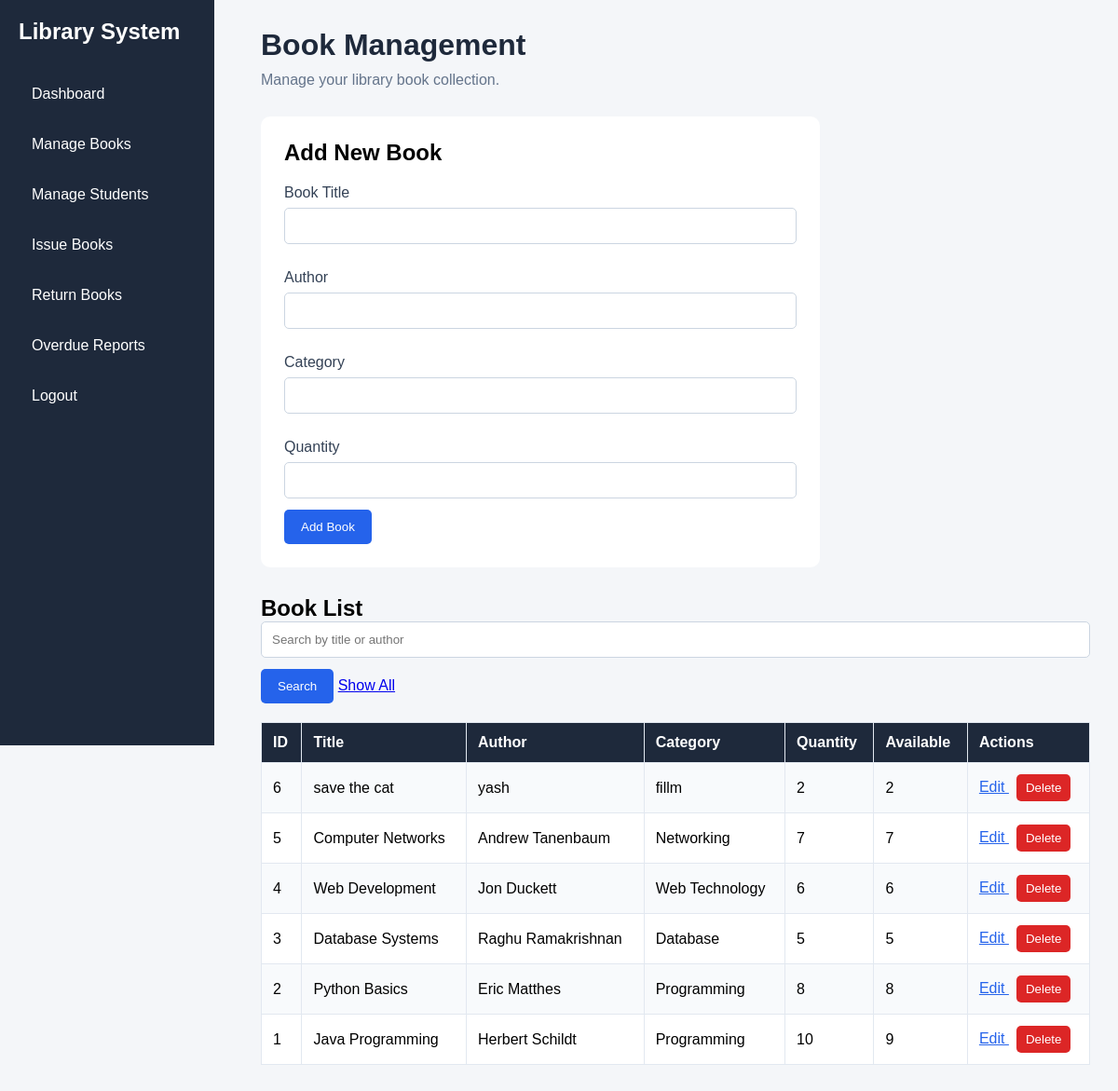
The page /books.php on the database its author committed.
### tables this page shows
CREATE TABLE `books` (
  `book_id` int(11) NOT NULL,
  `title` varchar(150) NOT NULL,
  `author` varchar(100) NOT NULL,
  `category` varchar(100) DEFAULT NULL,
  `quantity` int(11) NOT NULL,
  `available_quantity` int(11) NOT NULL
);

### books.php (the view, shortened to what this page needs)
<?php
include 'db.php';
$edit_book = null;
$search = trim($_GET['search'] ?? '');
if ($search !== "") {
    $stmt = mysqli_prepare($conn,
        "SELECT * FROM books
        WHERE title LIKE ? OR author LIKE ?
        ORDER BY book_id DESC");
    $term = "%".$search."%";
    mysqli_stmt_bind_param($stmt, "ss", $term, $term);
    mysqli_stmt_execute($stmt);
    $result = mysqli_stmt_get_result($stmt);
} else {
    $result = mysqli_query($conn,
        "SELECT * FROM books ORDER BY book_id DESC");
}
?>
<!DOCTYPE html>
<html>
<head>
    <link rel="stylesheet" href="css/style.css">
</head>
<body>
<div class="sidebar">
    <h2>Library System</h2>
    <a href="dashboard.php">Dashboard</a>
    <a href="books.php">Manage Books</a>
    <a href="students.php">Manage Students</a>
    <a href="issue_book.php">Issue Books</a>
    <a href="return_book.php">Return Books</a>
    <a href="overdue.php">Overdue Reports</a>
    <a href="logout.php">Logout</a>
</div>
<div class="main">
    <h1>Book Management</h1>
    <p>Manage your library book collection.</p>
    <div class="form-box">
        <h2>
            <?php echo $edit_book ? "Edit Book" : "Add New Book"; ?>
        </h2>
        <form method="POST" action="books.php">
            <label>Book Title</label>
            <input type="text" name="title"
            value="<?php echo htmlspecialchars($edit_book['title'] ?? ''); ?>"
            required>
            <label>Author</label>
            <input type="text" name="author"
            value="<?php echo htmlspecialchars($edit_book['author'] ?? ''); ?>"
            required>
            <label>Category</label>
            <input type="text" name="category"
            value="<?php echo htmlspecialchars($edit_book['category'] ?? ''); ?>">
            <label>Quantity</label>
            <input type="number" name="quantity" min="0"
            value="<?php echo $edit_book['quantity'] ?? ''; ?>"
            required>
            <button type="submit" name="save">
                <?php echo $edit_book ? "Update Book" : "Add Book"; ?>
            </button>
        </form>
    </div>
    <h2>Book List</h2>
    <form method="GET" action="books.php">
        <input type="text" name="search"
        placeholder="Search by title or author"
        value="<?php echo htmlspecialchars($search); ?>">
        <button type="submit">Search</button>
        <a href="books.php">Show All</a>
    </form>
    <table class="book-table">
        <tr>
            <th>ID</th>
            <th>Title</th>
            <th>Author</th>
            <th>Category</th>
            <th>Quantity</th>
            <th>Available</th>
            <th>Actions</th>
        </tr>
        <?php while ($row = mysqli_fetch_assoc($result)) { ?>
        <tr>
            <td><?php echo $row['book_id']; ?></td>
            <td><?php echo htmlspecialchars($row['title']); ?></td>
            <td><?php echo htmlspecialchars($row['author']); ?></td>
            <td><?php echo htmlspecialchars($row['category']); ?></td>
            <td><?php echo $row['quantity']; ?></td>
            <td><?php echo $row['available_quantity']; ?></td>
            <td>
                <a href="books.php?edit=<?php echo $row['book_id']; ?>">
                    Edit
                </a>
                <form method="POST" action="books.php"
                onsubmit="return confirm('Delete this book?');">
                    <button type="submit" name="delete">
                        Delete
                    </button>
                </form>
            </td>
        </tr>
        <?php } ?>
    </table>
</div>
</body>
</html>

### css/style.css (style rules this page uses)
* { margin: 0; padding: 0; box-sizing: border-box; }
body { font-family: Arial, sans-serif; background-color: #f4f6f9; }
.sidebar { width: 230px; height: 100vh; background-color: #1e293b; position: fixed; padding: 20px; }
.sidebar h2 { color: white; margin-bottom: 30px; }
.sidebar a { display: block; color: white; text-decoration: none; padding: 14px; margin-bottom: 8px; border-radius: 5px; }
.main { margin-left: 250px; padding: 30px; }
.main h1 { color: #1e293b; margin-bottom: 10px; }
.main p { color: #64748b; margin-bottom: 30px; }
.form-box { background: white; padding: 25px; margin-bottom: 30px; border-radius: 10px; max-width: 600px; }
.form-box h2 { margin-bottom: 20px; }
.form-box label { display: block; margin-top: 15px; margin-bottom: 7px; color: #334155; }
.form-box input, .main form input { width: 100%; padding: 11px; border: 1px solid #cbd5e1; border-radius: 5px; margin-bottom: 12px; }
button { background: #2563eb; color: white; border: none; padding: 11px 18px; border-radius: 5px; cursor: pointer; }
.book-table { width: 100%; border-collapse: collapse; background: white; margin-top: 20px; }
.book-table th, .book-table td { padding: 12px; border: 1px solid #e2e8f0; text-align: left; }
.book-table th { background: #1e293b; color: white; }
.book-table tr:nth-child(even) { background: #f8fafc; }
.book-table form { display: inline; }
.book-table form button { background: #dc2626; padding: 7px 10px; }
.book-table a { color: #2563eb; margin-right: 8px; }

### rows shown on the page
books: book_id "6", title "save the cat", author "yash", category "fillm", quantity "2", available_quantity "2"
books: book_id "5", title "Computer Networks", author "Andrew Tanenbaum", category "Networking", quantity "7", available_quantity "7"
books: book_id "4", title "Web Development", author "Jon Duckett", category "Web Technology", quantity "6", available_quantity "6"
books: book_id "3", title "Database Systems", author "Raghu Ramakrishnan", category "Database", quantity "5", available_quantity "5"
books: book_id "2", title "Python Basics", author "Eric Matthes", category "Programming", quantity "8", available_quantity "8"
books: book_id "1", title "Java Programming", author "Herbert Schildt", category "Programming", quantity "10", available_quantity "9"
